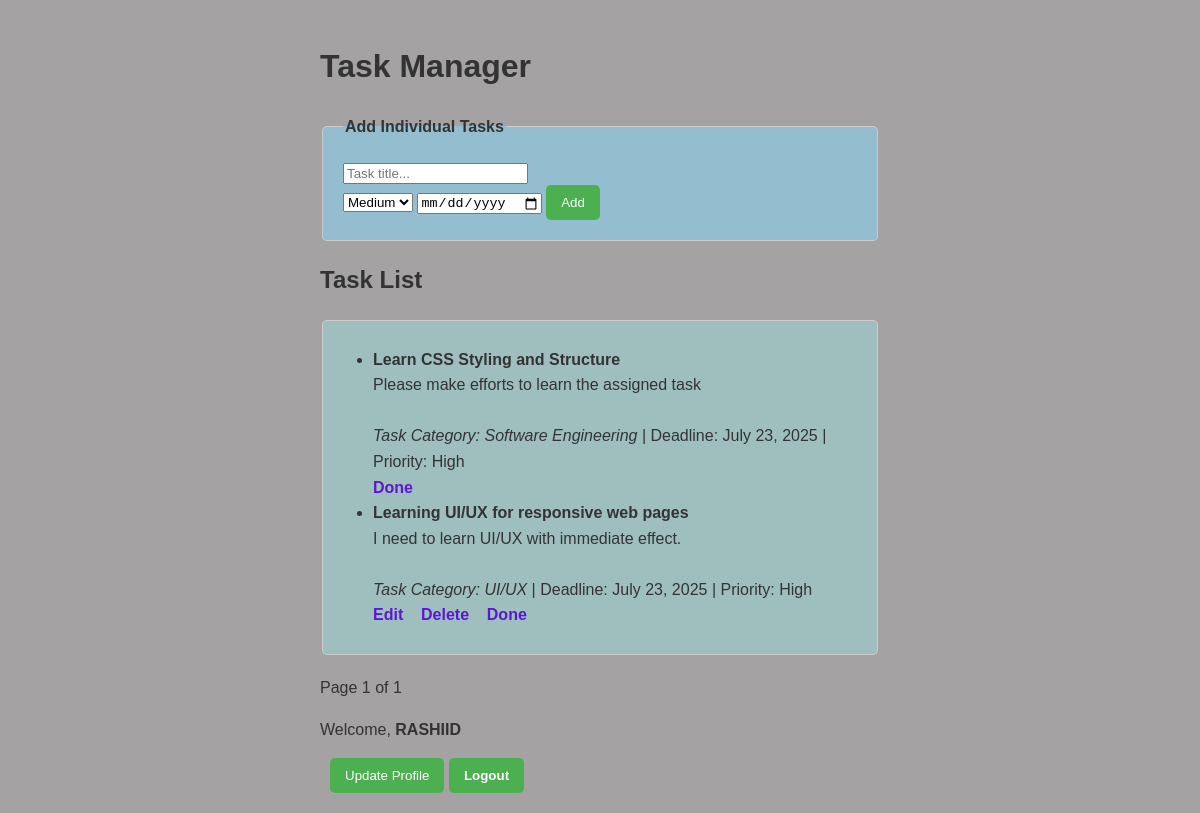
Screenshot of / (signed in) with the database file from the repository.
### tasks/models.py (models this page shows, shortened)
class Task(models.Model):
    PRIORITY_CHOICES = [
        ('Low', 'Low'),
        ('Medium', 'Medium'),
        ('High', 'High'),
    ]
    user = models.ForeignKey(User, on_delete=models.CASCADE)   # Owner of the task
    assigned_by = models.ForeignKey(User, null=True, blank=True, related_name='assigned_tasks', on_delete=models.SET_NULL)  # Who assigned the task
    title = models.CharField(max_length=200)
    description = models.TextField(blank=True)  # New field for task details
    category = models.CharField(max_length=100, blank=True)    # New field for category/tag
    completed = models.BooleanField(default=False)
    priority = models.CharField(max_length=10, choices=PRIORITY_CHOICES, default='Medium')
    deadline = models.DateField(null=True, blank=True)
    created_at = models.DateTimeField(auto_now_add=True)
    def user_created_by_admin(self):
        return self.assigned_by and self.assigned_by.is_superuser

### tasks/views.py (the view)
# urls.py: path('', views.task_list, name='task_list'),
@login_required
def task_list(request):
    task_list = Task.objects.filter(user=request.user).order_by('-created_at')
    paginator = Paginator(task_list, 5)  # Show 5 tasks per page
    page_number = request.GET.get('page')
    page_obj = paginator.get_page(page_number)
    return render(request, 'tasks/task_list.html', {'tasks': page_obj})

### tasks/templates/tasks/task_list.html (shortened to what this page needs)
<!DOCTYPE html>
<html>
  <head>
  </head>
  <body>
    <h1>Task Manager</h1>
    <fieldset>
      <legend><strong>Add Individual Tasks</strong></legend>
      <form method="POST" action="/add/">
        <input type="text" name="title" placeholder="Task title..." required />
        <br />
        <select name="priority">
          <option value="Medium" selected>Medium</option>
        </select>
        <input type="date" name="deadline" />
        <button type="submit">Add</button>
      </form>
    </fieldset>
    <h2><strong>Task List</strong></h2>
    <fieldset id="task-list">
      <ul>
        {% for task in tasks %}
        <li {% if task.completed %} class="completed" {% endif %}>
          <strong>{{ task.title }}</strong>
          {% if task.description %}<br />{{ task.description }}{% endif %}
          <br />
          {% if task.category %}<br /><em>Task Category: {{ task.category }}</em
          >{% endif %} | Deadline: {{ task.deadline|default:"No deadline" }} |
          Priority: {{ task.priority }}
          <br />
          {% if not task.user.is_superuser and not task.user_created_by_admin %}
          <a href="/edit/{{ task.id }}/"><strong>Edit</strong></a
          >&nbsp;&nbsp;&nbsp;
          <a href="/delete/{{ task.id }}/"><strong>Delete</strong></a
          >&nbsp;&nbsp;&nbsp; {% endif %}
          <a href="/complete/{{ task.id }}/"><strong>Done</strong></a>
        </li>
        {% empty %}
        <li>No tasks yet!</li>
        {% endfor %}
      </ul>
    </fieldset>
    <div class="pagination">
      <span class="step-links">
        <span class="current">
          Page {{ tasks.number }} of {{ tasks.paginator.num_pages }}
        </span>
      </span>
    </div>
    {% if user.is_authenticated %}
    <p>Welcome, <strong>{{ user.username }}</strong></p>
    <a href="{% url 'profile_update' %}">
      <button type="button" style="margin-left: 10px;">Update Profile</button>
    </a>
    <form method="POST" action="/accounts/logout/" style="display: inline">
      <button type="submit"><strong>Logout</strong></button>
    </form>
    {% else %}
    <p>
      <a href="/accounts/login/"><strong>Login</strong></a> |
      <a href="/register/"><strong>Register</strong></a>
    </p>
    {% endif %}
  </body>
</html>

### tasks/templates/tasks/task_list.html (style rules this page uses)
* { box-sizing: border-box; }
body { font-family: Arial; max-width: 600px; margin: auto; background-color: rgb(164, 162, 162); color: #333; padding: 20px; line-height: 1.6; text-align: left; }
fieldset { background-color: #88d4f789; border: 1px solid #ccc; padding: 20px; border-radius: 5px; margin-bottom: 20px; }
#task-list { background-color: #9fbfbf; padding: 10px; border-radius: 5px; }
button { background-color: #4CAF50; color: white; padding: 10px 15px; border: none; border-radius: 5px; cursor: pointer; }
a { color: #5c17d3; text-decoration: none; }

### rows the page displays
Task: title "Learn CSS Styling and Structure", description "Please make efforts to learn the assigned task", category "Software Engineering", deadline "July 23, 2025", priority "High"
Task: title "Learning UI/UX for responsive web pages", description "I need to learn UI/UX with immediate effect.", category "UI/UX", deadline "July 23, 2025", priority "High"

### other values shown
{{ tasks.number }} "1"
{{ tasks.paginator.num_pages }} "1"
{{ user.username }} "RASHIID"
